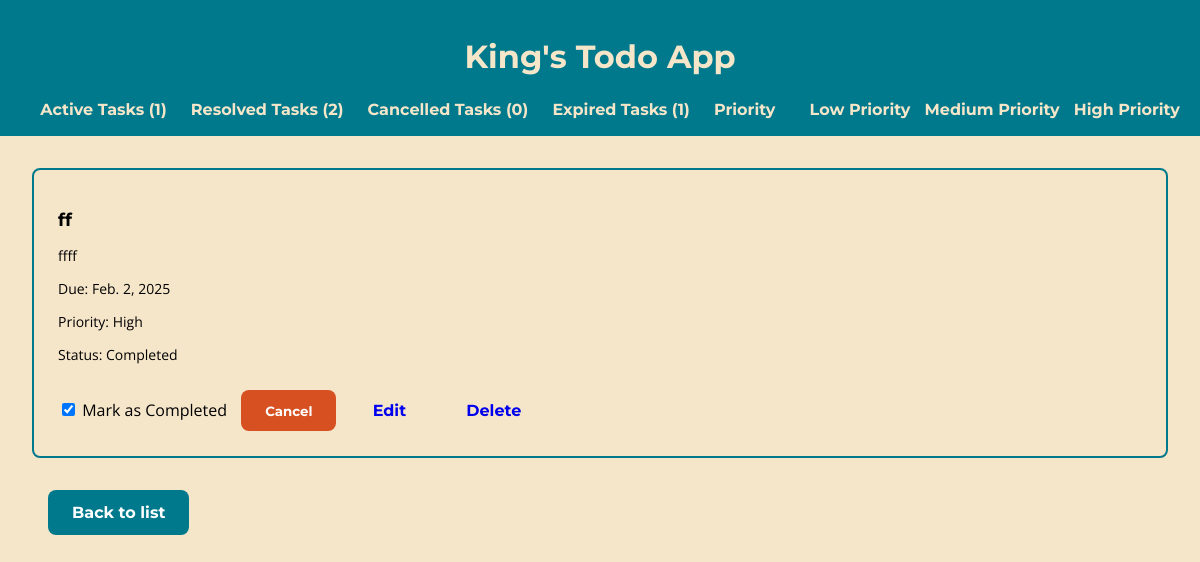
/todos/1/, run on the app's committed database.
### todos/models.py (models this page shows, shortened)
class Todo(models.Model):
    class Priority(models.TextChoices):
        LOW = 'L', 'Low'
        MEDIUM = 'M', 'Medium'
        HIGH = 'H', 'High'
    title = models.CharField(max_length=200)
    description = models.TextField(blank=True, null=True)
    due_date = models.DateField(blank=True, null=True)
    priority = models.CharField(
        max_length=1,
        choices=Priority.choices,
        default=Priority.MEDIUM,
    )
    completed = models.BooleanField(default=False)
    cancelled = models.BooleanField(default=False)
    created_at = models.DateTimeField(auto_now_add=True)
    updated_at = models.DateTimeField(auto_now=True)

### todos/views.py (the view)
# urls.py: path('<int:pk>/', TodoDetailView.as_view(), name='todo_detail'),
class TodoDetailView(DetailView):
    model = Todo
    template_name = 'todos/todo_detail.html'
    context_object_name = 'todo'

### todos/context_processors.py (called while the page is built)
def task_counts(request):
    active_count = Todo.objects.filter(completed=False, cancelled=False).count()
    resolved_count = Todo.objects.filter(completed=True).count()
    cancelled_count = Todo.objects.filter(cancelled=True).count()
    expired_count = Todo.objects.filter(completed=False, cancelled=False, due_date__lt=timezone.localdate()).count()
    return {
        'active_task_count': active_count,
        'resolved_task_count': resolved_count,
        'cancelled_task_count': cancelled_count,
        'expired_task_count': expired_count,
    }

### templates/todos/todo_detail.html (shortened to what this page needs)
{% extends 'todos/base.html' %}
{% block content %}
<div class="detail-card">
    <h2 class="task-title">{{ todo.title }}</h2>
    <p class="task-description">{{ todo.description }}</p>
    <p>Due: {{ todo.due_date }}</p>
    <p>Priority: {{ todo.get_priority_display }}</p>
    <p>Status: {% if todo.completed %}Completed{% else %}Pending{% endif %}</p>
    <div class="detail-actions">
        <form method="POST" action="{% url 'todo_resolve' todo.pk %}" style="display: inline;">
            <input type="checkbox" name="completed" {% if todo.completed %}checked{% endif %} onchange="this.form.submit()"> Mark as Completed
        </form>
        <form method="POST" action="{% url 'todo_cancel' todo.pk %}" style="display: inline; margin-left: 10px;">
            <button type="submit" class="btn btn-warning">{% if todo.cancelled %}Uncancel{% else %}Cancel{% endif %}</button>
        </form>
        <a href="{% url 'todo_update' todo.pk %}" class="btn btn-edit">Edit</a>
        <a href="{% url 'todo_delete' todo.pk %}" class="btn btn-delete">Delete</a>
    </div>
</div>
<a href="{% url 'todo_list' %}" class="btn btn-back">Back to list</a>
{% endblock %}

### static/css/style.css (style rules this page uses)
:root { --sunset-orange: #FF6B35; --turquoise: #4ECDC4; --deep-teal: #00798C; --burnt-orange: #D65022; --black: #000000; --cream: #F5E6CA; }
body { background-color: var(--cream); font-family: 'Open Sans', sans-serif; color: var(--black); margin: 0; padding: 0; }
h1, h2, h3, h4, h5, h6 { font-family: 'Montserrat', sans-serif; font-weight: 700; color: var(--deep-teal); }
.task-title { font-size: 18px; color: var(--black); font-family: 'Montserrat', sans-serif; font-weight: 700; text-decoration: none; }
.btn { padding: 0.8rem 1.5rem; border-radius: 8px; font-family: 'Montserrat', sans-serif; font-weight: 700; text-decoration: none; display: inline-block; margin-top: 1rem; border: none; cursor: pointer; }
.btn-back { background-color: var(--deep-teal); color: white; margin-left: 1rem; }
.btn-warning { background-color: var(--burnt-orange); color: white; }
.detail-card { background-color: var(--cream); border: 2px solid var(--deep-teal); border-radius: 8px; padding: 1.5rem; margin-bottom: 1rem; }
.detail-card h2 { font-size: 18px; color: var(--black); font-family: 'Montserrat', sans-serif; font-weight: 700; }
.detail-card p { font-size: 14px; color: var(--black); margin-bottom: 0.5rem; }
.detail-actions .btn { margin-right: 0.5rem; }

### data on the page
Todo: title "ff", description "ffff", due_date "Feb. 2, 2025", priority "High", completed "☑"

### other printed values
{{ active_task_count }} "1"
{{ resolved_task_count }} "2"
{{ cancelled_task_count }} "0"
{{ expired_task_count }} "1"
